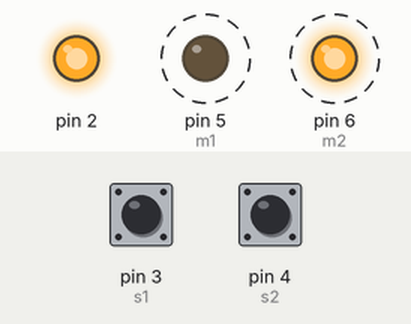
Recording of a sketch running on a simulated Arduino Uno, built with avr-gcc and run on an emulated ATmega328P. Shown: output pins drawn as LEDs (lit = HIGH). Dashed ring = blinking. The inputs (shaded band) are chosen by the test bench; at power-on: pin 3 (s1) HIGH, pin 4 (s2) HIGH. What the sketch prints to the serial monitor is not drawn.

Above: at 0.2 s.
Timing chart, 0 to 3.0 s (numbered marks = the images above):
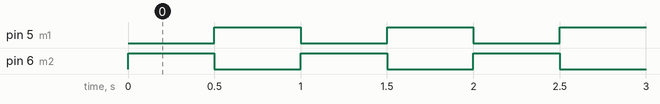

The sketch:

Etching_PCB.ino
```cpp
#define s1 3
#define s2 4
#define m1 5
#define m2 6
bool k1,k2;
void setup() {
  Serial.begin(9600);
  pinMode(m1,OUTPUT);
  pinMode(m2,OUTPUT);
  pinMode(s1,INPUT_PULLUP);
  pinMode(s2,INPUT_PULLUP);
    pinMode(2,OUTPUT);
    digitalWrite(2,1);
k1=1;
k2=1;
maju();
}
byte  pinsp = 9;
void loop() {
  digitalWrite(pinsp,1);
Serial.print(digitalRead(s1));
Serial.print(" ");
Serial.println(digitalRead(s2));
maju();
delay(500);
mundur();
delay(500);

//if(!k1){
//  maju();
//  Serial.println("maju");
//}else if(!k2){
//  mundur();
//    Serial.println("mundur");
//}
//
//if((digitalRead(s1) == 0 || k1 == 1) && digitalRead(s2)==1){
//  k1 = 1;
//  k2 = 0;
//}else if((digitalRead(s1) == 1 || k2 == 1) && digitalRead(s2)==0)
//   k1 = 0;
//  k2 = 1;
}
void maju(){
digitalWrite(m1,0);
digitalWrite(m2,1);
}
void mundur(){
digitalWrite(m1,1);
digitalWrite(m2,0);
}
```

Measured:
- by itself, pin 5 (m1), pin 6 (m2): alternates HIGH for 0.50 s and LOW for 0.50 s
